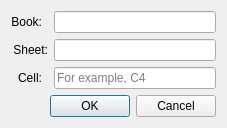
<?xml version="1.0" encoding="UTF-8"?>
<ui version="4.0">
 <class>ExcelLinkingDetails</class>
 <widget class="QDialog" name="ExcelLinkingDetails">
  <property name="geometry">
   <rect>
    <x>0</x>
    <y>0</y>
    <width>227</width>
    <height>125</height>
   </rect>
  </property>
  <property name="windowTitle">
   <string extracomment="Means &quot;Details on linking with Excel&quot;">Excel linking details</string>
  </property>
  <layout class="QGridLayout" name="gridLayout">
   <item row="0" column="0">
    <widget class="QLabel" name="label">
     <property name="text">
      <string>Book:</string>
     </property>
     <property name="alignment">
      <set>Qt::AlignRight|Qt::AlignTrailing|Qt::AlignVCenter</set>
     </property>
    </widget>
   </item>
   <item row="0" column="2">
    <widget class="QLineEdit" name="lineBook">
     <property name="sizePolicy">
      <sizepolicy hsizetype="Expanding" vsizetype="Fixed">
       <horstretch>1</horstretch>
       <verstretch>0</verstretch>
      </sizepolicy>
     </property>
    </widget>
   </item>
   <item row="1" column="0" colspan="2">
    <widget class="QLabel" name="label_2">
     <property name="text">
      <string>Sheet:</string>
     </property>
     <property name="alignment">
      <set>Qt::AlignRight|Qt::AlignTrailing|Qt::AlignVCenter</set>
     </property>
    </widget>
   </item>
   <item row="1" column="2">
    <widget class="QLineEdit" name="lineSheet"/>
   </item>
   <item row="2" column="0">
    <widget class="QLabel" name="label_3">
     <property name="text">
      <string>Cell:</string>
     </property>
     <property name="alignment">
      <set>Qt::AlignRight|Qt::AlignTrailing|Qt::AlignVCenter</set>
     </property>
    </widget>
   </item>
   <item row="2" column="2">
    <widget class="QLineEdit" name="lineCell">
     <property name="placeholderText">
      <string extracomment="C4 - address of the cell in Excel">For example, C4</string>
     </property>
    </widget>
   </item>
   <item row="3" column="2">
    <spacer name="verticalSpacer">
     <property name="orientation">
      <enum>Qt::Vertical</enum>
     </property>
     <property name="sizeHint" stdset="0">
      <size>
       <width>20</width>
       <height>0</height>
      </size>
     </property>
    </spacer>
   </item>
   <item row="4" column="1" colspan="2">
    <widget class="QDialogButtonBox" name="buttonBox">
     <property name="orientation">
      <enum>Qt::Horizontal</enum>
     </property>
     <property name="standardButtons">
      <set>QDialogButtonBox::Cancel|QDialogButtonBox::Ok</set>
     </property>
    </widget>
   </item>
  </layout>
 </widget>
 <tabstops>
  <tabstop>lineBook</tabstop>
  <tabstop>lineSheet</tabstop>
  <tabstop>lineCell</tabstop>
  <tabstop>buttonBox</tabstop>
 </tabstops>
 <resources/>
 <connections>
  <connection>
   <sender>buttonBox</sender>
   <signal>accepted()</signal>
   <receiver>ExcelLinkingDetails</receiver>
   <slot>accept()</slot>
   <hints>
    <hint type="sourcelabel">
     <x>248</x>
     <y>254</y>
    </hint>
    <hint type="destinationlabel">
     <x>157</x>
     <y>274</y>
    </hint>
   </hints>
  </connection>
  <connection>
   <sender>buttonBox</sender>
   <signal>rejected()</signal>
   <receiver>ExcelLinkingDetails</receiver>
   <slot>reject()</slot>
   <hints>
    <hint type="sourcelabel">
     <x>316</x>
     <y>260</y>
    </hint>
    <hint type="destinationlabel">
     <x>286</x>
     <y>274</y>
    </hint>
   </hints>
  </connection>
 </connections>
</ui>
